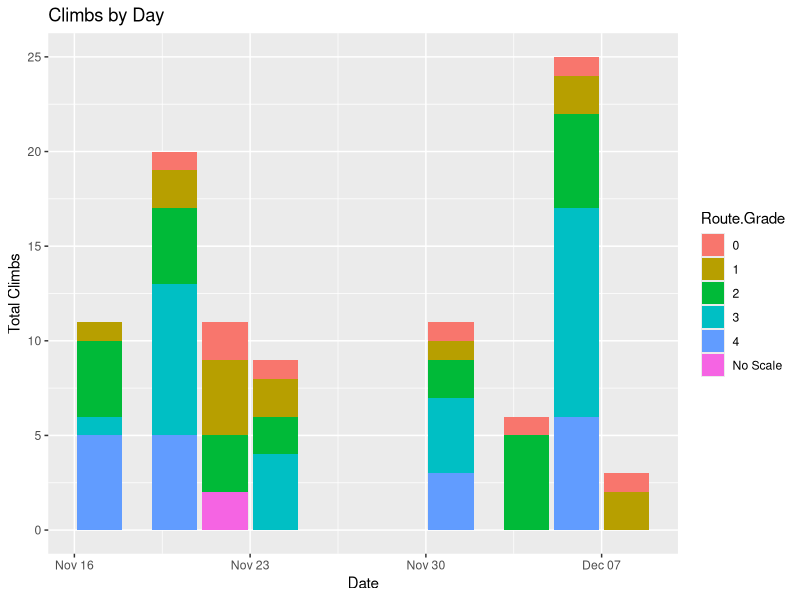
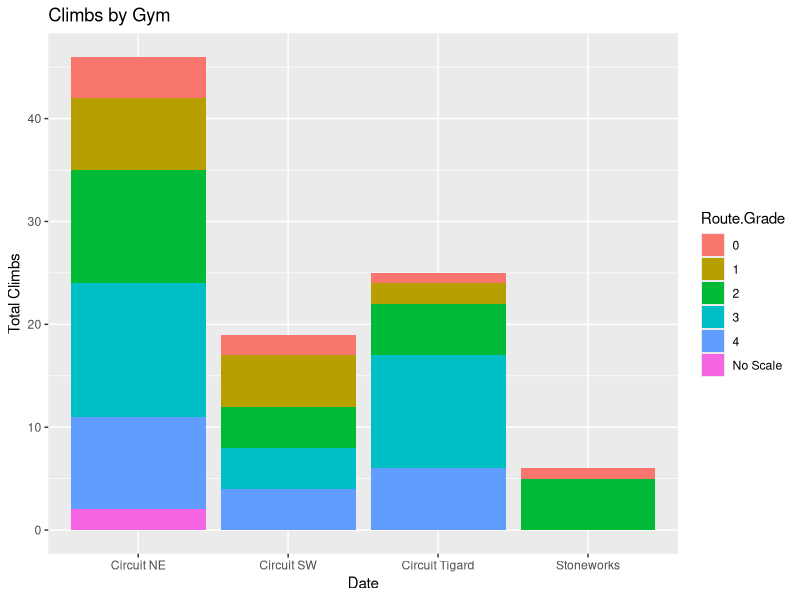
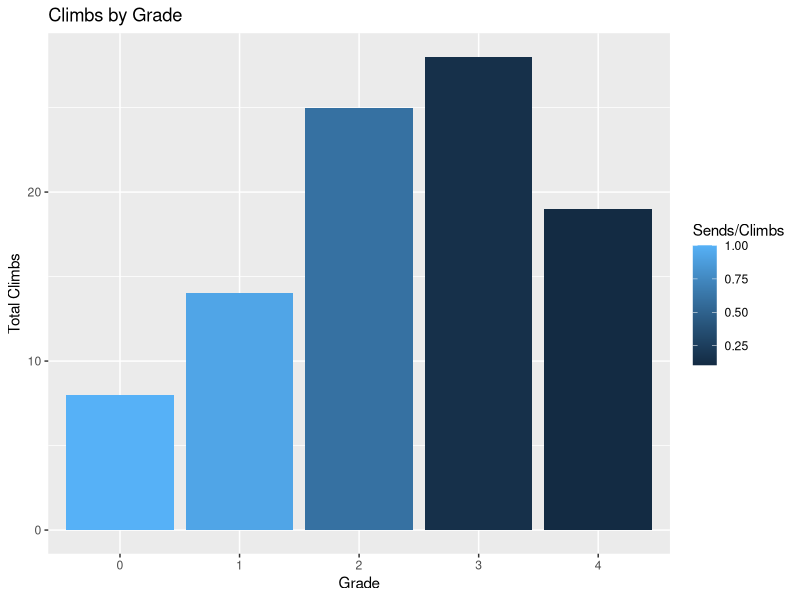
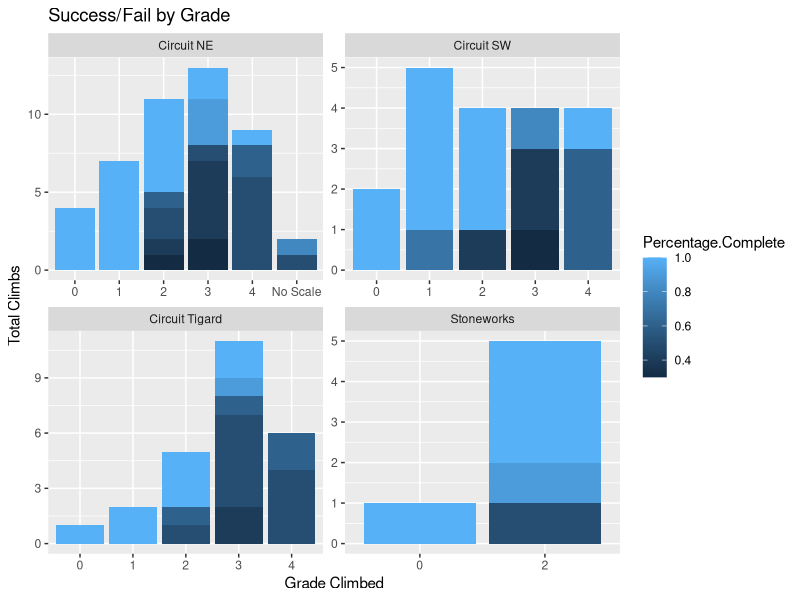
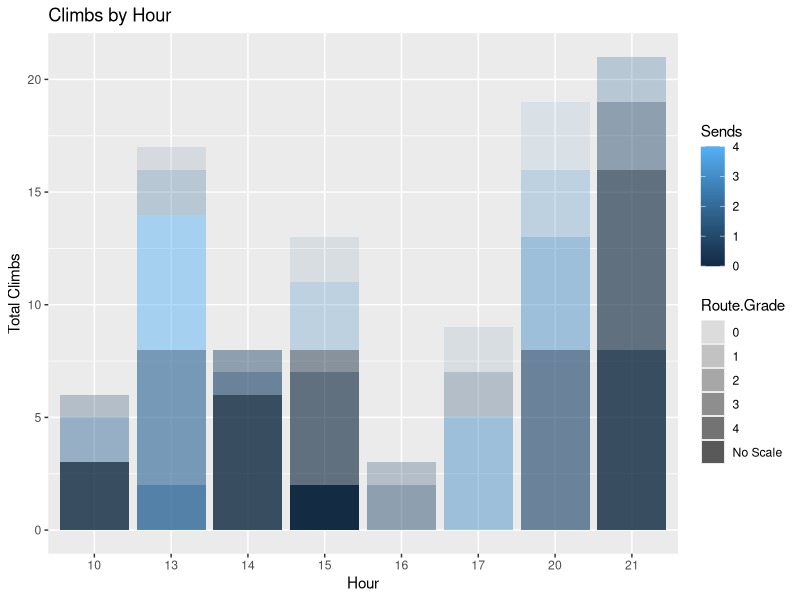

Source code (R) for these figures, in order:
require("dplyr")
require("ggplot2")
climbs <- read.csv("ClimbTracker.csv", header=T, sep=",", as.is=T)

climbs$Percentage.Complete <- climbs$Percentage.Complete / 10
climbs$Date <- format(strptime(climbs$Timestamp, format = "%m/%d/%Y %H:%M:%S", tz="PST"), "%Y-%m-%d")
climbs$Hour <- format(strptime(climbs$Timestamp, format = "%m/%d/%Y %H:%M:%S", tz="PST"), "%H")

#Melted Data
climbs_per_session <- {climbs %>%
  group_by(Date, Route.Location, Route.Grade) %>%
  summarize(
    Climbs = n(),
    Sends = sum(ifelse(Percentage.Complete == 1.0, 1, 0))
    )}

climbs_by_day <- {climbs %>% 
    group_by(Date) %>% 
    summarize(
      Climbs = n(),
      Sends = sum(ifelse(Percentage.Complete == 1.0, 1, 0))
      )}

climbs_per_vgrade <-
{subset(climbs, Route.Scale == 'V') %>%
    group_by(Route.Grade) %>%
    summarize(
      Climbs = n(),
      Sends = sum(ifelse(Percentage.Complete == 1.0, 1, 0))
    )}

climbs_per_gym <- {climbs %>%
    group_by(Route.Location, Route.Grade) %>%
    summarize(
      Climbs = n(),
      Sends = sum(ifelse(Percentage.Complete == 1.0, 1, 0))
    )}

climbs_per_wall <- {climbs %>%
    group_by(Wall.Type) %>%
    summarize(
      Climbs = n(),
      Sends = sum(ifelse(Percentage.Complete == 1.0, 1, 0))
    )}

success_fail_spot <- {climbs %>%
    group_by(Percentage.Complete) %>%
    summarize(
      Climbs = n()
    )}

success_fail_by_grade <- {climbs %>%
    group_by(Route.Location, Route.Scale, Route.Grade, Percentage.Complete) %>%
    summarize(
      Climbs = n()
    )}

success_fail_by_hour <- {climbs %>%
    group_by(Hour, Route.Grade) %>%
    summarize(
      Climbs = n(),
      Sends = sum(ifelse(Percentage.Complete == 1.0, 1, 0))
    )}

data_melt <- {climbs %>%
    group_by(Date,Route.Grade) %>%
    summarize(
      Climbs = n(),
      Sends = sum(ifelse(Percentage.Complete == 1.0, 1, 0))
    )}

#Summary Stats
total_days <- dim(climbs_by_day)[1]
avg_climbs <- mean(climbs_by_day$Climbs)
avg_sends <- mean(climbs_by_day$Sends)
total_climbs <- dim(climbs)[1]
total_gyms <- length(unique(climbs_per_gym$Route.Location))

#Plots
plot_successfail_grade <- ggplot(data = success_fail_by_grade, aes(x = Route.Grade, y=Climbs, fill=Percentage.Complete)) + 
  geom_bar(stat="identity") + 
  facet_wrap("Route.Location", scale="free") +
  labs(x = "Grade Climbed", y = "Total Climbs", title = "Success/Fail by Grade")

plot_successfail_hour <- ggplot(data = success_fail_by_hour) + 
  geom_bar(aes(x = Hour, y=Climbs, fill=Sends, alpha = Route.Grade ), stat="identity") +
  labs(x = "Hour", y = "Total Climbs", title = "Climbs by Hour")

plot_climbs_day <- ggplot(data = climbs_per_session, aes(x=as.Date(Date), y=Climbs, fill = Route.Grade)) + 
  geom_bar(stat="identity") + 
  labs(x = "Date", y = "Total Climbs", title = "Climbs by Day")

plot_climbs_gym <- ggplot(data = climbs_per_gym, aes(x=Route.Location, y = Climbs, fill=Route.Grade)) + 
  geom_bar(stat="identity") + 
  labs(x = "Date", y = "Total Climbs", title = "Climbs by Gym")

plot_climbs_vgrade <- ggplot(data = climbs_per_vgrade, aes(x=Route.Grade, y = Climbs, fill = Sends/Climbs)) +
  geom_bar(stat="identity") +
  labs(x = "Grade", y = "Total Climbs", title = "Climbs by Grade")